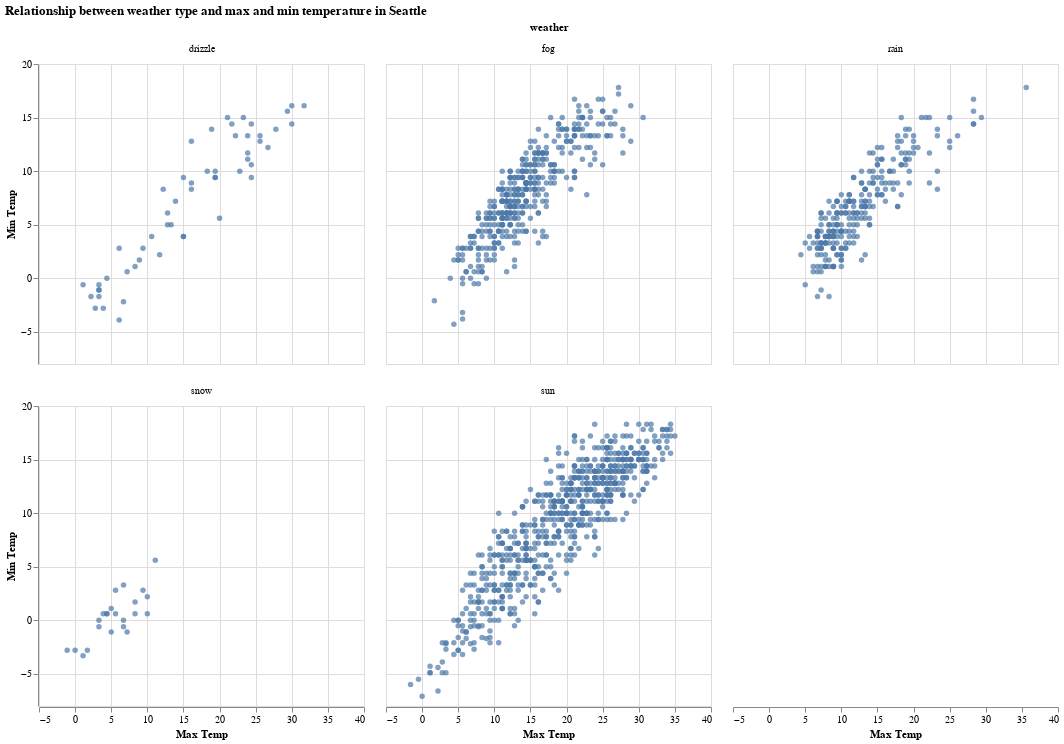

Notebook source saved alongside this figure:
### Markdown cell above
##### Question 3 (10 points)

Create a facet figure with 2 row and 3 columns. For each panel in the facet figure, it shows a scatter plot between the max and min temperature for one type of weather. Use the wind speed to color the points. Also add interaction to show the max and min temperature and wind speed for each data point. Include necessary title and labels.

### Code cell
alt.Chart(weather).mark_circle().encode(
    alt.Y('temp_min:Q', title='Min Temp'),
    alt.X('temp_max:Q', title='Max Temp'),
    alt.Tooltip(['temp_max:Q','temp_min:Q', 'wind:Q'])
).properties(width=325, height=300).facet(
                 facet = 'weather:N', columns=3, title='Relationship between weather type and max and min temperature in Seattle')

### Figure 1 — Vega-Lite specification as saved in the notebook (floating-point values rounded to 4 significant figures; data arrays with more than 128 entries replaced by an {"elided": "..."} marker saying what was removed)
{"config": {"view": {"continuousWidth": 300, "continuousHeight": 300}}, "data": {"name": "data-830c39fec90146253fb06a06c26374ef"}, "facet": {"field": "weather", "type": "nominal"}, "spec": {"mark": {"type": "circle"}, "encoding": {"tooltip": [{"field": "temp_max", "type": "quantitative"}, {"field": "temp_min", "type": "quantitative"}, {"field": "wind", "type": "quantitative"}], "x": {"field": "temp_max", "title": "Max Temp", "type": "quantitative"}, "y": {"field": "temp_min", "title": "Min Temp", "type": "quantitative"}}, "height": 300, "width": 325}, "columns": 3, "title": "Relationship between weather type and max and min temperature in Seattle", "$schema": "https://vega.github.io/schema/vega-lite/v5.16.3.json", "datasets": {"data-830c39fec90146253fb06a06c26374ef": {"elided": "1461 records"}}}
